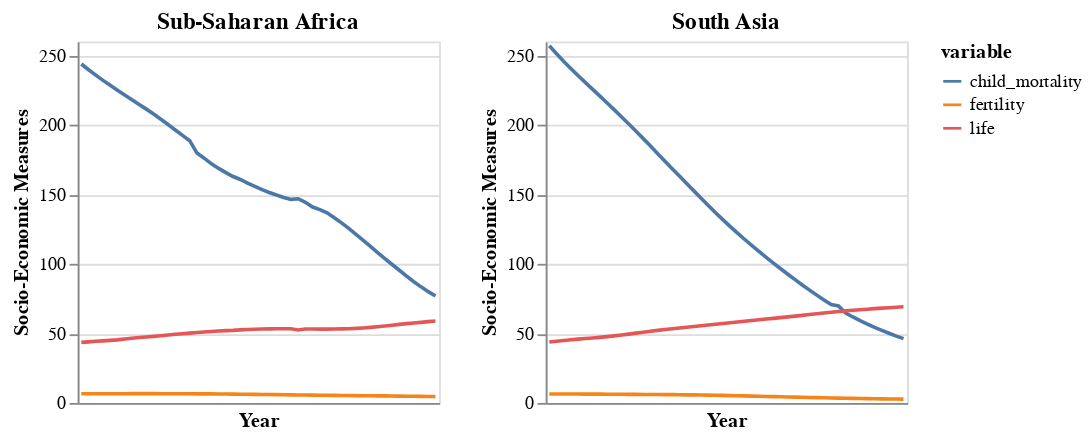

Notebook cell for this chart:
### Code cell
from altair.expr import datum

print('\033[1m' + 'FERTILITY,MORTALITY,LIFE' + '\033[0m')

#'Sub-Saharan Africa',
chart = alt.hconcat()
for region in low_region:
    base = alt.Chart(region_df_expand,title=region).mark_line().encode(
    alt.X('Year:O',title='Year',axis=alt.Axis(values=list(range(1,50,10)))),
    alt.Y('value:Q',title='Socio-Economic Measures'),
    alt.Color('variable:N')
).interactive().properties(
    width=200,
    height=200
)
    chart |= base.transform_filter(datum.region == region)
chart

### Figure 1 — Vega-Lite specification as saved in the notebook (floating-point values rounded to 4 significant figures; data arrays with more than 128 entries replaced by an {"elided": "..."} marker saying what was removed)
{"config": {"view": {"continuousWidth": 400, "continuousHeight": 300}}, "hconcat": [{"mark": "line", "encoding": {"color": {"field": "variable", "type": "nominal"}, "x": {"axis": {"values": [1, 11, 21, 31, 41]}, "field": "Year", "title": "Year", "type": "ordinal"}, "y": {"field": "value", "title": "Socio-Economic Measures", "type": "quantitative"}}, "height": 200, "selection": {"selector015": {"type": "interval", "bind": "scales", "encodings": ["x", "y"]}}, "title": "Sub-Saharan Africa", "transform": [{"filter": "(datum.region === 'Sub-Saharan Africa')"}], "width": 200}, {"mark": "line", "encoding": {"color": {"field": "variable", "type": "nominal"}, "x": {"axis": {"values": [1, 11, 21, 31, 41]}, "field": "Year", "title": "Year", "type": "ordinal"}, "y": {"field": "value", "title": "Socio-Economic Measures", "type": "quantitative"}}, "height": 200, "selection": {"selector016": {"type": "interval", "bind": "scales", "encodings": ["x", "y"]}}, "title": "South Asia", "transform": [{"filter": "(datum.region === 'South Asia')"}], "width": 200}], "data": {"name": "data-b770b4cacb5fc4d2929b0ed2670cc55d"}, "$schema": "https://vega.github.io/schema/vega-lite/v4.17.0.json", "datasets": {"data-b770b4cacb5fc4d2929b0ed2670cc55d": {"elided": "900 records"}}}
